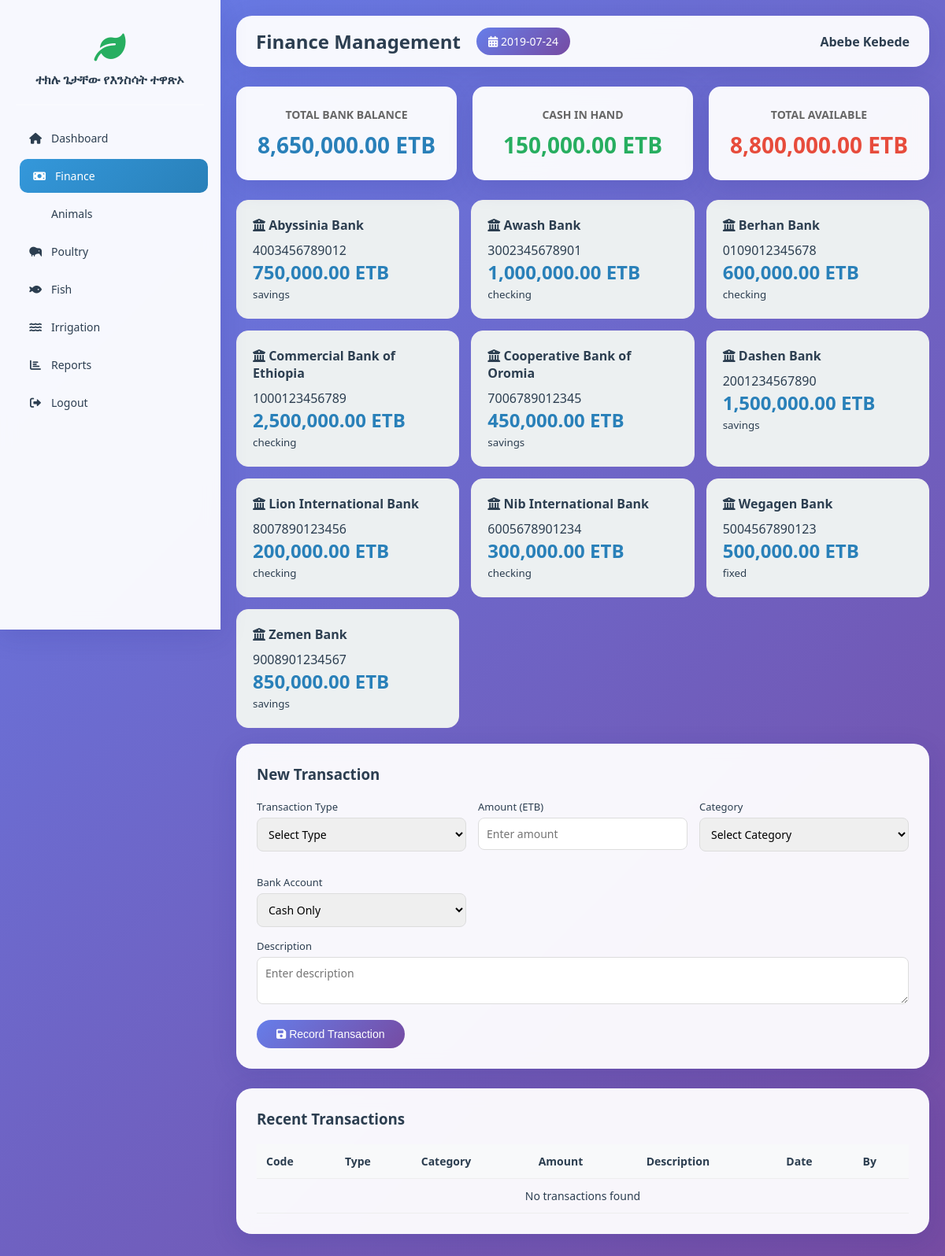
Screenshot of /finance.php (signed in) with the database file from the repository.
### tables this page shows
CREATE TABLE `cash_register` (
  `id` int(11) NOT NULL AUTO_INCREMENT,
  `current_balance` decimal(15,2) DEFAULT 0.00,
  `last_transaction_id` int(11) DEFAULT NULL,
  `last_updated` timestamp NOT NULL DEFAULT current_timestamp() ON UPDATE current_timestamp(),
  `updated_by` int(11) DEFAULT NULL,
  PRIMARY KEY (`id`),
  KEY `updated_by` (`updated_by`),
  CONSTRAINT `cash_register_ibfk_1` FOREIGN KEY (`updated_by`) REFERENCES `users` (`id`)
);

CREATE TABLE `bank_accounts` (
  `id` int(11) NOT NULL AUTO_INCREMENT,
  `bank_name` varchar(100) NOT NULL,
  `bank_name_am` varchar(100) DEFAULT NULL,
  `account_number` varchar(50) NOT NULL,
  `account_type` enum('savings','checking','fixed') NOT NULL,
  `branch` varchar(100) DEFAULT NULL,
  `balance` decimal(15,2) DEFAULT 0.00,
  `initial_balance` decimal(15,2) DEFAULT 0.00,
  `currency` varchar(3) DEFAULT 'ETB',
  `interest_rate` decimal(5,2) DEFAULT 0.00,
  `is_active` tinyint(1) DEFAULT 1,
  `created_by` int(11) DEFAULT NULL,
  `created_at` timestamp NOT NULL DEFAULT current_timestamp(),
  `updated_at` timestamp NOT NULL DEFAULT current_timestamp() ON UPDATE current_timestamp(),
  PRIMARY KEY (`id`),
  UNIQUE KEY `account_number` (`account_number`),
  KEY `created_by` (`created_by`),
  CONSTRAINT `bank_accounts_ibfk_1` FOREIGN KEY (`created_by`) REFERENCES `users` (`id`)
);

### includes/functions.php (called while the page is built, shortened)
<?php
function formatCurrency($amount) {
    return number_format($amount, 2) . ' ETB';
}
function getCurrentEthiopianDate() {
    $gregorian = new DateTime();
    $year = $gregorian->format('Y') - 7;
    $month = $gregorian->format('m');
    $day = $gregorian->format('d');
    return sprintf('%04d-%02d-%02d', $year, $month, $day);
}
function getUserLanguage() {
    return $_SESSION['language'] ?? 'am';
}
?>

### finance.php (the view, shortened to what this page needs)
<?php
require_once 'INCLUDES/AUTH.PHP';
$lang = getUserLanguage();
$ethiopian_date = getCurrentEthiopianDate();
$sql = "SELECT * FROM bank_accounts WHERE is_active = 1 ORDER BY bank_name";
$stmt = $db->query($sql);
$bank_accounts = $stmt->fetchAll(PDO::FETCH_ASSOC);
$sql = "SELECT COALESCE(SUM(balance), 0) as total FROM bank_accounts WHERE is_active = 1";
$stmt = $db->query($sql);
$totalBankBalance = $stmt->fetch(PDO::FETCH_ASSOC)['total'];
$sql = "SELECT current_balance FROM cash_register LIMIT 1";
$stmt = $db->query($sql);
$cashBalance = $stmt->fetch(PDO::FETCH_ASSOC)['current_balance'];
$sql = "SELECT t.*, tc.category_name_am, u.full_name
        FROM transactions t
        LEFT JOIN transaction_categories tc ON t.category_id = tc.id
        LEFT JOIN users u ON t.created_by = u.id
        ORDER BY t.created_at DESC LIMIT 10";
$stmt = $db->query($sql);
$recent_transactions = $stmt->fetchAll(PDO::FETCH_ASSOC);
?>
<!DOCTYPE html>
<html lang="<?php echo $lang; ?>">
<head>
    <link rel="stylesheet" href="https://cdnjs.cloudflare.com/ajax/libs/font-awesome/6.0.0/css/all.min.css">
</head>
<body>
    <div class="app-container">
        <aside class="sidebar" id="sidebar">
            <div class="sidebar-logo">
                <i class="fas fa-leaf"></i>
                <h2><?php echo APP_NAME; ?></h2>
            </div>
            <ul class="sidebar-menu">
                <li><a href="DASHBOARD.PHP"><i class="fas fa-home"></i> Dashboard</a></li>
                <li><a href="FINANCE.PHP" class="active"><i class="fas fa-money-bill"></i> Finance</a></li>
                <li><a href="ANIMALS.PHP"><i class="fas fa-cow"></i> Animals</a></li>
                <li><a href="POULTRY.PHP"><i class="fas fa-kiwi-bird"></i> Poultry</a></li>
                <li><a href="FISH_FARMING.PHP"><i class="fas fa-fish"></i> Fish</a></li>
                <li><a href="IRRIGATION.PHP"><i class="fas fa-water"></i> Irrigation</a></li>
                <li><a href="REPORTS.PHP"><i class="fas fa-chart-bar"></i> Reports</a></li>
                <li><a href="LOGOUT.PHP"><i class="fas fa-sign-out-alt"></i> Logout</a></li>
            </ul>
        </aside>
        <main class="main-content">
            <div class="top-bar">
                <div class="top-bar-left">
                    <h2>Finance Management</h2>
                    <div class="ethiopian-date">
                        <i class="fas fa-calendar-alt"></i> <?php echo $ethiopian_date; ?>
                    </div>
                </div>
                <div>
                    <strong><?php echo $_SESSION['full_name']; ?></strong>
                </div>
            </div>
            <div class="finance-summary">
                <div class="summary-card">
                    <h3>Total Bank Balance</h3>
                    <div class="amount blue"><?php echo formatCurrency($totalBankBalance); ?></div>
                </div>
                <div class="summary-card">
                    <h3>Cash in Hand</h3>
                    <div class="amount green"><?php echo formatCurrency($cashBalance); ?></div>
                </div>
                <div class="summary-card">
                    <h3>Total Available</h3>
                    <div class="amount red"><?php echo formatCurrency($totalBankBalance + $cashBalance); ?></div>
                </div>
            </div>
            <div class="bank-list">
                <?php foreach($bank_accounts as $account): ?>
                <div class="bank-card">
                    <h4><i class="fas fa-university"></i> <?php echo htmlspecialchars($account['bank_name']); ?></h4>
                    <p><?php echo htmlspecialchars($account['account_number']); ?></p>
                    <p class="balance"><?php echo formatCurrency($account['balance']); ?></p>
                    <small><?php echo $account['account_type']; ?></small>
                </div>
                <?php endforeach; ?>
            </div>
            <div class="section-card">
                <div class="section-header">
                    <h3>New Transaction</h3>
                </div>
                <form method="POST" action="">
                    <div class="form-grid">
                        <div class="form-group">
                            <label>Transaction Type</label>
                            <select name="transaction_type" required>
                                <option value="">Select Type</option>
                            </select>
                        </div>
                        <div class="form-group">
                            <label>Amount (ETB)</label>
                            <input type="number" name="amount" step="0.01" required placeholder="Enter amount">
                        </div>
                        <div class="form-group">
                            <label>Category</label>
                            <select name="category_id">
                                <option value="">Select Category</option>
                            </select>
                        </div>
                        <div class="form-group">
                            <label>Bank Account</label>
                            <select name="bank_account_id">
                                <option value="">Cash Only</option>
                            </select>
                        </div>
                    </div>
                    <div class="form-group">
                        <label>Description</label>
                        <textarea name="description" rows="2" placeholder="Enter description"></textarea>
                    </div>
                    <button type="submit" class="btn btn-primary">
                        <i class="fas fa-save"></i> Record Transaction
                    </button>
                </form>
            </div>
            <div class="section-card">
                <div class="section-header">
                    <h3>Recent Transactions</h3>
                </div>
                <div style="overflow-x: auto;">
                    <table>
                        <thead>
                            <tr>
                                <th>Code</th>
                                <th>Type</th>
                                <th>Category</th>
                                <th>Amount</th>
                                <th>Description</th>
                                <th>Date</th>
                                <th>By</th>
                            </tr>
                        </thead>
                        <tbody>
                            <?php if(count($recent_transactions) == 0): ?>
                            <tr>
                                <td colspan="7" style="text-align: center;">No transactions found</td>
                            </tr>
                            <?php endif; ?>
                        </tbody>
                    </table>
                </div>
            </div>
        </main>
    </div>
</body>
</html>

### finance.php (style rules this page uses)
* { margin: 0; padding: 0; box-sizing: border-box; }
:root { --primary: #2c3e50; --secondary: #3498db; --success: #27ae60; --danger: #e74c3c; --warning: #f39c12; --info: #2980b9; --light: #ecf0f1; --dark: #2c3e50; --white: #ffffff; --glass-bg: rgba(255, 255, 255, 0.95); --glass-shadow: 0 8px 32px 0 rgba(31, 38, 135, 0.15); }
body { font-family: 'Segoe UI', Tahoma, Geneva, Verdana, sans-serif; background: linear-gradient(135deg, #667eea 0%, #764ba2 100%); min-height: 100vh; color: var(--dark); }
.app-container { display: flex; min-height: 100vh; }
.sidebar { width: 280px; background: var(--glass-bg); backdrop-filter: blur(10px); border-right: 1px solid rgba(255,255,255,0.2); padding: 20px; position: fixed; height: 100vh; overflow-y: auto; z-index: 1000; box-shadow: var(--glass-shadow); }
.sidebar-logo { text-align: center; padding: 20px 0; border-bottom: 2px solid rgba(255,255,255,0.2); margin-bottom: 20px; }
.sidebar-logo i { font-size: 40px; color: var(--success); }
.sidebar-logo h2 { font-size: 16px; color: var(--primary); margin-top: 10px; }
.sidebar-menu { list-style: none; }
.sidebar-menu li { margin-bottom: 5px; }
.sidebar-menu a { display: flex; align-items: center; padding: 12px 15px; color: var(--dark); text-decoration: none; border-radius: 10px; transition: all 0.3s; font-weight: 500; font-size: 14px; }
.sidebar-menu a:hover, .sidebar-menu a.active { background: linear-gradient(135deg, var(--secondary), var(--info)); color: white; transform: translateX(5px); }
.sidebar-menu a i { margin-right: 10px; width: 20px; text-align: center; }
.main-content { flex: 1; margin-left: 280px; padding: 20px; }
.top-bar { background: var(--glass-bg); backdrop-filter: blur(10px); border-radius: 20px; padding: 15px 25px; margin-bottom: 25px; display: flex; justify-content: space-between; align-items: center; box-shadow: var(--glass-shadow); flex-wrap: wrap; gap: 15px; }
.top-bar-left { display: flex; align-items: center; gap: 20px; }
.ethiopian-date { background: linear-gradient(135deg, #667eea, #764ba2); color: white; padding: 8px 15px; border-radius: 25px; font-size: 14px; }
.finance-summary { display: grid; grid-template-columns: repeat(auto-fit, minmax(250px, 1fr)); gap: 20px; margin-bottom: 25px; }
.summary-card { background: var(--glass-bg); backdrop-filter: blur(10px); border-radius: 15px; padding: 25px; box-shadow: var(--glass-shadow); border: 1px solid rgba(255,255,255,0.2); text-align: center; }
.summary-card h3 { font-size: 14px; color: #666; margin-bottom: 10px; text-transform: uppercase; }
.summary-card .amount { font-size: 28px; font-weight: bold; }
.summary-card .amount.blue { color: var(--info); }
.summary-card .amount.green { color: var(--success); }
.summary-card .amount.red { color: var(--danger); }
.section-card { background: var(--glass-bg); backdrop-filter: blur(10px); border-radius: 20px; padding: 25px; box-shadow: var(--glass-shadow); border: 1px solid rgba(255,255,255,0.2); margin-bottom: 25px; }
.section-header { display: flex; justify-content: space-between; align-items: center; margin-bottom: 20px; }
.form-grid { display: grid; grid-template-columns: repeat(auto-fit, minmax(200px, 1fr)); gap: 15px; }
.form-group { margin-bottom: 15px; }
.form-group label { display: block; margin-bottom: 5px; font-weight: 500; font-size: 13px; }
.form-group input, .form-group select, .form-group textarea { width: 100%; padding: 10px; border: 1px solid #ddd; border-radius: 8px; font-size: 14px; font-family: inherit; }
.btn { padding: 10px 25px; border: none; border-radius: 25px; cursor: pointer; font-weight: 500; transition: all 0.3s; font-size: 14px; }
.btn-primary { background: linear-gradient(135deg, #667eea, #764ba2); color: white; }
table { width: 100%; border-collapse: collapse; }
th, td { padding: 12px; text-align: left; border-bottom: 1px solid #eee; font-size: 14px; }
th { background: #f8f9fa; font-weight: 600; color: var(--primary); }
.bank-list { display: grid; grid-template-columns: repeat(auto-fit, minmax(250px, 1fr)); gap: 15px; margin-bottom: 20px; }
.bank-card { background: var(--light); padding: 20px; border-radius: 15px; border: 1px solid #eee; }
.bank-card h4 { margin-bottom: 10px; color: var(--primary); }
.bank-card .balance { font-size: 24px; font-weight: bold; color: var(--info); }

### rows the page displays
cash_register: current_balance "150,000.00 ETB"
bank_accounts: bank_name "Abyssinia Bank", account_number "4003456789012", balance "750,000.00 ETB", account_type "savings"
bank_accounts: bank_name "Awash Bank", account_number "3002345678901", balance "1,000,000.00 ETB", account_type "checking"
bank_accounts: bank_name "Berhan Bank", account_number "0109012345678", balance "600,000.00 ETB", account_type "checking"
bank_accounts: bank_name "Commercial Bank of Ethiopia", account_number "1000123456789", balance "2,500,000.00 ETB", account_type "checking"
bank_accounts: bank_name "Cooperative Bank of Oromia", account_number "7006789012345", balance "450,000.00 ETB", account_type "savings"
bank_accounts: bank_name "Dashen Bank", account_number "2001234567890", balance "1,500,000.00 ETB", account_type "savings"
bank_accounts: bank_name "Lion International Bank", account_number "8007890123456", balance "200,000.00 ETB", account_type "checking"
bank_accounts: bank_name "Nib International Bank", account_number "6005678901234", balance "300,000.00 ETB", account_type "checking"
bank_accounts: bank_name "Wegagen Bank", account_number "5004567890123", balance "500,000.00 ETB", account_type "fixed"
bank_accounts: bank_name "Zemen Bank", account_number "9008901234567", balance "850,000.00 ETB", account_type "savings"

### other values shown
APP_NAME "ተክሉ ጌታቸው የእንስሳት ተዋጽኦ"
$ethiopian_date "2019-07-24"
$_SESSION['full_name'] "Abebe Kebede"
formatCurrency($totalBankBalance) "8,650,000.00 ETB"
formatCurrency($totalBankBalance + $cashBalance) "8,800,000.00 ETB"
